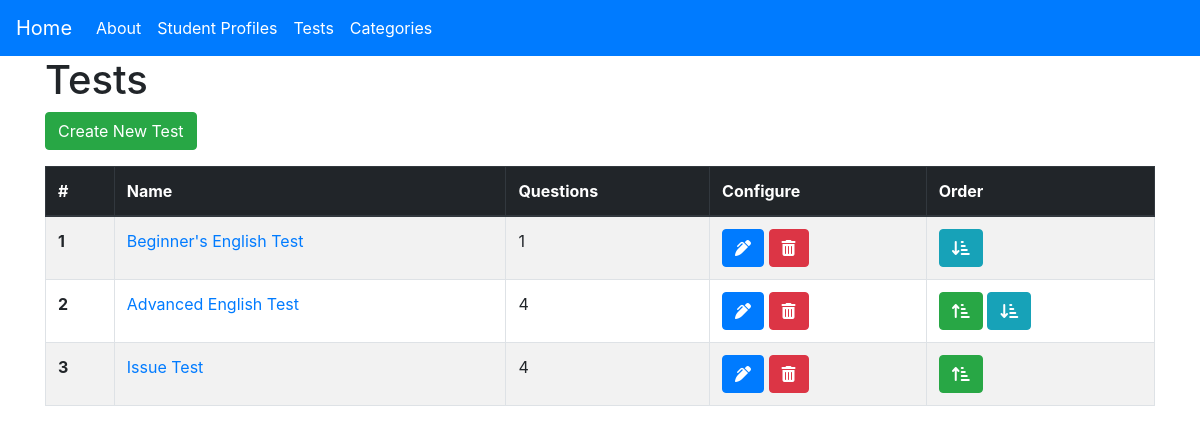
/tests/, run on an earlier commit of the app's database.
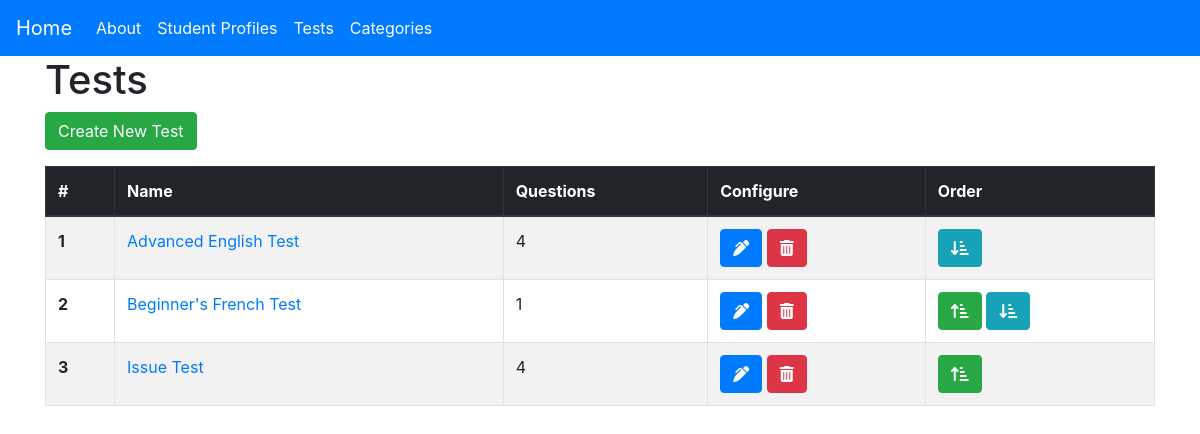
And on a later commit of the database.
### main/models.py (models this page shows, shortened)
class Test(models.Model):
    test_name = models.CharField(max_length=100)
    test_directions = models.TextField(null=True)
    test_status_new = models.ManyToManyField('StudentProfile', related_name='test_status_new')
    test_status_good = models.ManyToManyField('StudentProfile', related_name='test_status_good')
    test_status_repeat = models.ManyToManyField('StudentProfile', related_name='test_status_repeat')
    test_repeat_due = models.IntegerField(default=6)
    test_status_due = models.ManyToManyField('StudentProfile', related_name='test_status_due')
    test_order = models.IntegerField(default=0)
    supporting_material = models.CharField(max_length=500, null=True)
    category = models.ForeignKey(Category, on_delete=models.CASCADE, null=True, related_name='category', blank=True)

### main/views.py (the view)
# urls.py: path('tests/', views.tests, name='tests'),
def tests(request):
    tests = Test.objects.all().order_by('test_order')
    questions = Question.objects.all()
    profiles = StudentProfile.objects.all()
    if request.method == 'POST':
        c_form = CreateTestForm(request.POST)
        u_form = UpdateTestForm(request.POST)
        if c_form.is_valid():
            c_form.save(commit=False)
            test = Test(
                test_name = c_form.cleaned_data['test_name'],
                test_directions = c_form.cleaned_data['test_directions'],
                test_order = len(Test.objects.all()),
                )
            test.save()
            for profile in profiles:
                profile.test_status_new.add(test)
                profile.save()
            messages.success(request, 'This test has been created.', extra_tags='alert alert-primary')
            return redirect('tests')
    else:
        c_form = CreateTestForm()
        u_form = UpdateTestForm()
    context = {
        'title': 'Tests',
        'tests': tests,
        'questions': questions,
        'form': c_form,
        'u_form': u_form,
        'last_test': len(Test.objects.all()) - 1,
    }
    return render(request, 'main/tests.html', context=context)

### main/templatetags/tags.py (called while the page is built)
@register.simple_tag(name='filter_questions_per_test')
def filter_questions_per_test(questions, test_id):
    questions_per_test = questions.filter(test=test_id)
    length_of_questions = len(questions_per_test)
    return length_of_questions

### main/templates/main/tests.html (shortened to what this page needs)
{% extends 'main/base.html' %}
{% load crispy_forms_tags %}
{% load tags %}
{% block content %}
<h1>Tests</h1>
<button type="button" class="btn btn-success mb-3" data-toggle="modal" data-target="#createTestModal">
    Create New Test
</button>
<table id="testsTable" class="table table-striped table-bordered">
    <thead class="thead-dark">
        <tr>
            <th scope="col">#</th>
            <th scope="col">Name</th>
            <th scope="col">Questions</th>
            <th scope="col">Configure</th>
            <th scope="col">Order</th>
        </tr>
    </thead>
    <tbody>
        {% for test in tests %}
            <tr>
                <th scope="row">{{forloop.counter}}</th>
                <td>
                    <a href="{% url 'test' test.id %}">
                        {{test.test_name}}
                    </a>
                </td>
                <td>{%filter_questions_per_test questions test.id%}</td>
                <td>
                    <button title="Update Test" type="button" class="btn btn-primary" data-toggle="modal" data-target="#updateTestModal{{forloop.counter}}">
                        <i class="fas fa-pen-alt"></i>
                    </button>
                    <button title="Delete Test" type="button" class="btn btn-danger" data-toggle="modal" data-target="#deleteTestModal{{forloop.counter}}">
                        <i class="fas fa-trash-alt"></i>
                    </button>
                </td>
                <td>
                    {% if test.test_order != 0 %}
                        <a href="{% url 'test-move-up' test.id %}">
                            <button title="Move Up" class="btn btn-success move up"><i class="fas fa-sort-amount-up-alt"></i></button>
                        </a>
                    {% endif %}
                    {% if test.test_order != last_test %}
                        <a href="{% url 'test-move-down' test.id %}">
                            <button title="Move Down" class="btn btn-info move down"><i class="fas fa-sort-amount-down-alt"></i></button>
                        </a>
                    {% endif %}
                </td>
            </tr>
        {% endfor %}
    </tbody>
</table>
{% endblock content %}

### main/templates/main/base.html (shortened to what this page needs)
<!DOCTYPE html>
<html lang="en">
<head>
    <link rel="stylesheet" href="https://maxcdn.bootstrapcdn.com/bootstrap/4.0.0/css/bootstrap.min.css">
</head>
<body>
<nav class="navbar navbar-expand-lg navbar-dark bg-primary pb-2">
    <a class="navbar-brand" href="{% url 'home' %}">Home</a>
    <div class="collapse navbar-collapse" id="navbarNav">
    <ul class="navbar-nav">
        <li class="nav-item active">
            <a class="nav-link" href="{% url 'about' %}">About <span class="sr-only">(current)</span></a>
        </li>
        <li class="nav-item active">
            <a class="nav-link" href="{% url 'manage-profile' %}">Student Profiles <span class="sr-only">(current)</span></a>
        </li>
        <li class="nav-item active">
            <a class="nav-link" href="{% url 'tests' %}">Tests <span class="sr-only">(current)</span></a>
        </li>
        <li class="nav-item active">
            <a class="nav-link" href="{% url 'categories' %}">Categories <span class="sr-only">(current)</span></a>
        </li>
    </ul>
    </div>
</nav>
<div class="container">
    {% block content %}
    {% endblock content %}
</div>
</body>
</html>

What changed in the data, as far as the page shows it:
changed Test "Advanced English Test": test_order 1 → 0 (drawn); moves up the list
changed Test: test_name "Beginner's English Test" → "Beginner's French Test"; test_order 0 → 1 (drawn)
